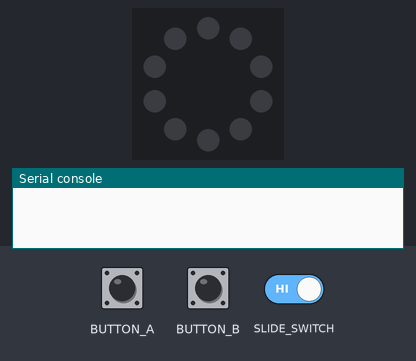
This program was run on a simulated Circuit Playground running CircuitPython. Parts: the board's ring of 10 RGB LEDs (number 0 left of the top, counting anticlockwise), the last lines printed to the serial console. The test bench sets the inputs (shaded band). Dim RGB values are drawn brighter than linear.

Above: at 1.2 s.
1.3 s: button A pressed for 0.15 s
At 1.87 s:
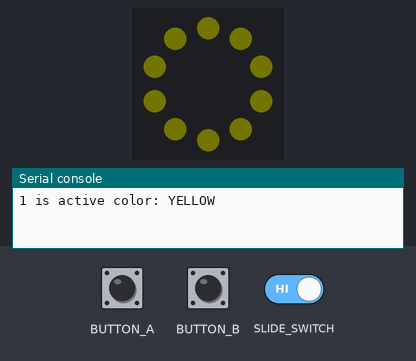
2.0 s: button B pressed for 1 s
At 2.01 s:
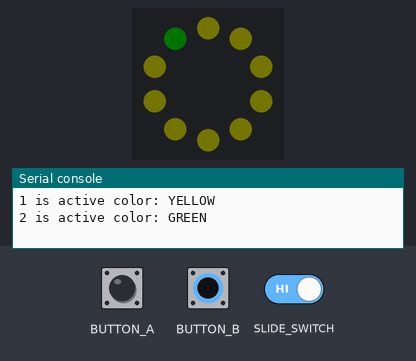
4.5 s: button A pressed for 1 s
At 5.01 s:
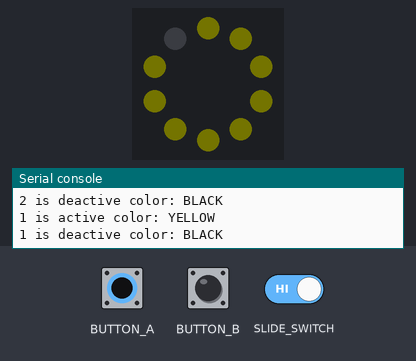
7.0 s: button B pressed for 0.15 s
At 7.57 s:
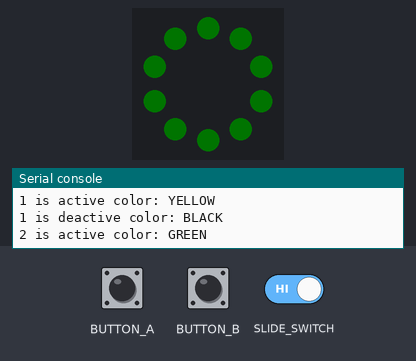
7.7 s: button B pressed for 3.2 s
At 7.71 s:
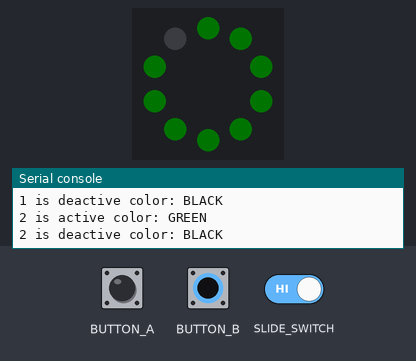
11.5 s: button A pressed for 3.2 s
At 11.51 s:
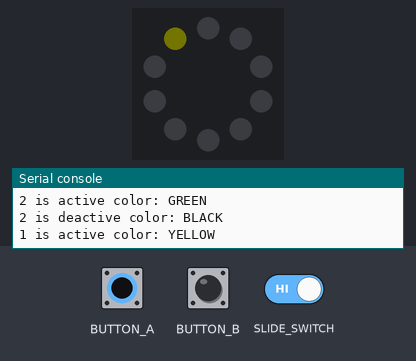

The program:

code.py
```python
import time

import board
import neopixel
from digitalio import DigitalInOut, Direction, Pull

RED = (0x10, 0, 0)
YELLOW = (0x10, 0x10, 0)
GREEN = (0, 0x10, 0)
AQUA = (0, 0x10, 0x10)
BLUE = (0, 0, 0x10)
PURPLE = (0x10, 0, 0x10)
BLACK = (0, 0, 0)

pixels = neopixel.NeoPixel(board.NEOPIXEL, 10, brightness=.1)
pixels.fill((0, 0, 0))
pixels.show()

switch = DigitalInOut(board.SLIDE_SWITCH)
switch.direction = Direction.INPUT
switch.pull = Pull.UP

buttonA = DigitalInOut(board.BUTTON_A)
buttonA.direction = Direction.INPUT
buttonA.pull = Pull.DOWN

buttonB = DigitalInOut(board.BUTTON_B)
buttonB.direction = Direction.INPUT
buttonB.pull = Pull.DOWN

colors = [RED, YELLOW, GREEN, AQUA, BLUE, PURPLE]
colorn = ["RED", "YELLOW", "GREEN", "AQUA", "BLUE", "PURPLE"]
color = BLACK

while True:

    commands = [
        (switch.value and buttonA.value and buttonB.value),
        (switch.value and buttonA.value and not buttonB.value),
        (switch.value and not buttonA.value and buttonB.value),
        (not switch.value and buttonA.value and buttonB.value),
        (not switch.value and buttonA.value and not buttonB.value),
        (not switch.value and not buttonA.value and buttonB.value)
    ]

    for idx, cmd in enumerate(commands):
        if cmd:
            if color == colors[idx]:
                color = BLACK
                print('%d is deactive color: BLACK' % idx)

            else:
                color = colors[idx]
                print('%d is active color: %s' % (idx, colorn[idx]))

            for led_idx, led in enumerate(pixels):
                pixels[led_idx] = color
                time.sleep(.05)
```

Measured:
- after the input at 1.3 s, the LEDs: first change at once (image 1 shows a later state)
- after the input at 2.0 s, the LEDs: change at once (image 2)
- after the input at 4.5 s, the LEDs: first change at once (image 3 shows a later state)
- after the input at 7.0 s, the LEDs: first change at once (image 4 shows a later state)
- after the input at 7.7 s, the LEDs: change at once (image 5)
- after the input at 11.5 s, the LEDs: change at once (image 6)
